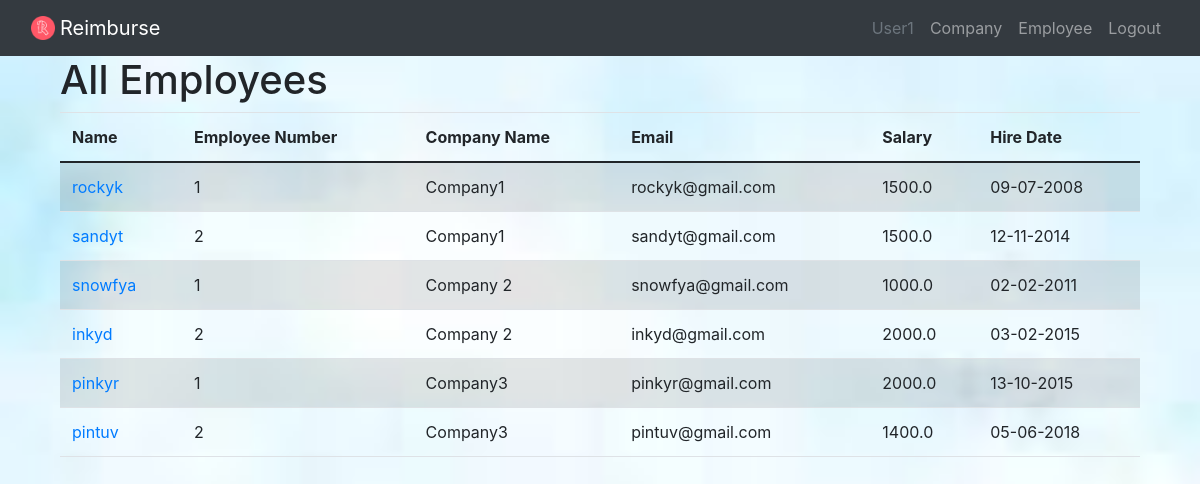
Page /employees (signed in) on the committed database.
### website/models.py (models this page shows)
class User(db.Model, UserMixin):
    id = db.Column(db.Integer, primary_key=True)
    email = db.Column(db.String(150),nullable=False, unique=True)
    username = db.Column(db.String(150), nullable=False, unique=True)
    password = db.Column(db.String(150),nullable=False)
    companies = db.relationship('Company', backref='owner', lazy=True)

class Employee(db.Model):
    id = db.Column(db.Integer, primary_key=True)
    first_name = db.Column(db.String(100), nullable=False)
    last_name = db.Column(db.String(100), nullable=False)
    email = db.Column(db.String(120), nullable=False, unique=True)
    salary = db.Column(db.Float, nullable=True)
    hire_date = db.Column(db.Date, nullable=False)
    employee_number=db.Column(db.Integer,nullable=False)
    company_id = db.Column(db.Integer, db.ForeignKey('company.id'), nullable=False)

class Company(db.Model):
    id = db.Column(db.Integer, primary_key=True)
    name = db.Column(db.String(150), nullable=False, unique=True)
    email = db.Column(db.String(120), nullable=False, unique=True)
    location = db.Column(db.String(200), nullable=False)
    website = db.Column(db.String(120), nullable=True)
    user_id = db.Column(db.Integer, db.ForeignKey('user.id'), nullable=False)
    employees = db.relationship('Employee', backref='company', lazy=True)

### website/views.py (the view)
@views.route('/employees')
@login_required
def employees():
    employees=Employee.query.all()
    return render_template('employees.html',employees=employees,user=current_user)

### website/__init__.py (called while the page is built)
def create_app():
    app = Flask(__name__)
    app.config['SECRET_KEY']="helloworld"
    app.config['SQLALCHEMY_DATABASE_URI'] = f'sqlite:///{DB_NAME}'
    db.init_app(app)
    from .views import views
    from .auth import auth
    app.register_blueprint(views, url_prefix="/")
    app.register_blueprint(auth, url_prefix="/")
    from .models import User
    app.config['UPLOAD_FOLDER'] = UPLOAD_FOLDER
    create_database(app)
    login_manager = LoginManager()
    login_manager.login_view ="auth.login"
    login_manager.init_app(app)
    @login_manager.user_loader
    def load_user(id):
        return User.query.get(int(id))
    return app

### website/templates/employees.html (shortened to what this page needs)
{% extends'base.html' %}
{% block content %}
<div class="container">
    <h1>All Employees</h1>
    <table class="table table-striped">
        <thead>
            <tr>
                <th> Name</th>
                <th>Employee Number</th>
                <th>Company Name</th>
                <th>Email</th>
                <th>Salary</th>
                <th>Hire Date</th>
            </tr>
        </thead>
        <tbody>
            {% for employee in employees %}
            <tr>
                <td><a href="{{ url_for('views.employee_reimbursements', employee_id=employee.id) }}">{{
                        employee.first_name }}{{ employee.last_name }}</a></td>
                <td>{{ employee.employee_number }}</td>
                <td>{{ employee.company.name }}</td>
                <td>{{ employee.email }}</td>
                <td>{{ employee.salary }}</td>
                <td>{{ employee.hire_date.strftime('%d-%m-%Y') }}</td>
            </tr>
            {% endfor %}
        </tbody>
    </table>
</div>
{% endblock %}

### website/templates/base.html (shortened to what this page needs)
<!DOCTYPE html>
<html lang="en">
<head>
    <link href="https://cdn.jsdelivr.net/npm/bootstrap@5.0.2/dist/css/bootstrap.min.css" rel="stylesheet"
 />
    <link href="https://cdnjs.cloudflare.com/ajax/libs/font-awesome/6.0.0-beta3/css/all.min.css" rel="stylesheet">
    <link rel="stylesheet" href="https://maxcdn.bootstrapcdn.com/bootstrap/4.5.2/css/bootstrap.min.css">
    <link rel="stylesheet" href="{{ url_for('static', filename='CSS/style.css') }}">
</head>
<body>
    <nav class="navbar navbar-expand-lg navbar-dark bg-dark">
        <div class="container-fluid">
            <img src="../static/images/letter-r_12499428.png" width="24" style="margin-right: 5px;">
            <a class="navbar-brand" href="#">Reimburse</a>
            <div class="collapse navbar-collapse" id="navbar">
                <div class="navbar-nav ms-auto">
                    <small class="navbar-text text-muted" style="padding: 8px; font-size: 16px;">
                        {{ user.username }}
                    </small>
                    {% if user.is_authenticated %}
                    <a class="nav-item nav-link " href="{{url_for('views.company_list')}}">Company</a>
                    <a class="nav-item nav-link " href="{{url_for('views.employees')}}">Employee</a>
                    <a class="nav-item nav-link " href="/logout">Logout</a>
                    {% else %}
                    <a class="nav-item nav-link " href="/login">Login</a>
                    <a class="nav-item nav-link " href="/sign-up">Sign Up</a>
                    {% endif %}
                </div>
            </div>
        </div>
    </nav>
    <div class="container">{% block content %}{% endblock %}</div>
</body>
</html>

### website/static/CSS/style.css (style rules this page uses)
body { background-image: url(../images/d2.jpeg); background-size: cover; background-repeat: no-repeat; background-attachment: fixed; }

### rows in the picture
User: username "User1"
Employee: first_name "rocky", last_name "k", employee_number "1", company.name "Company1", email "rockyk@gmail.com", salary "1500.0", hire_date "09-07-2008"
Employee: first_name "sandy", last_name "t", employee_number "2", company.name "Company1", email "sandyt@gmail.com", salary "1500.0", hire_date "12-11-2014"
Employee: first_name "snowfy", last_name "a", employee_number "1", company.name "Company 2", email "snowfya@gmail.com", salary "1000.0", hire_date "02-02-2011"
Employee: first_name "inky", last_name "d", employee_number "2", company.name "Company 2", email "inkyd@gmail.com", salary "2000.0", hire_date "03-02-2015"
Employee: first_name "pinky", last_name "r", employee_number "1", company.name "Company3", email "pinkyr@gmail.com", salary "2000.0", hire_date "13-10-2015"
Employee: first_name "pintu", last_name "v", employee_number "2", company.name "Company3", email "pintuv@gmail.com", salary "1400.0", hire_date "05-06-2018"
